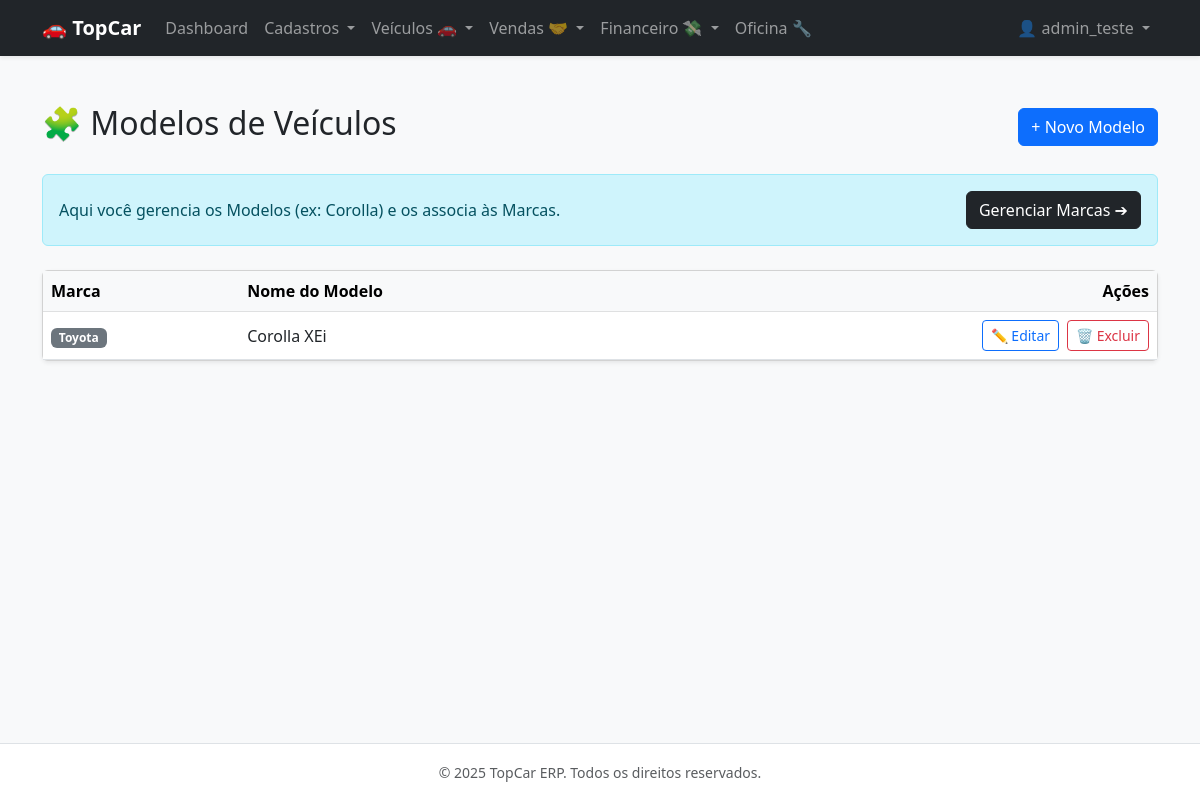
Before: /vehicles/models/ (signed in) with the older database file.
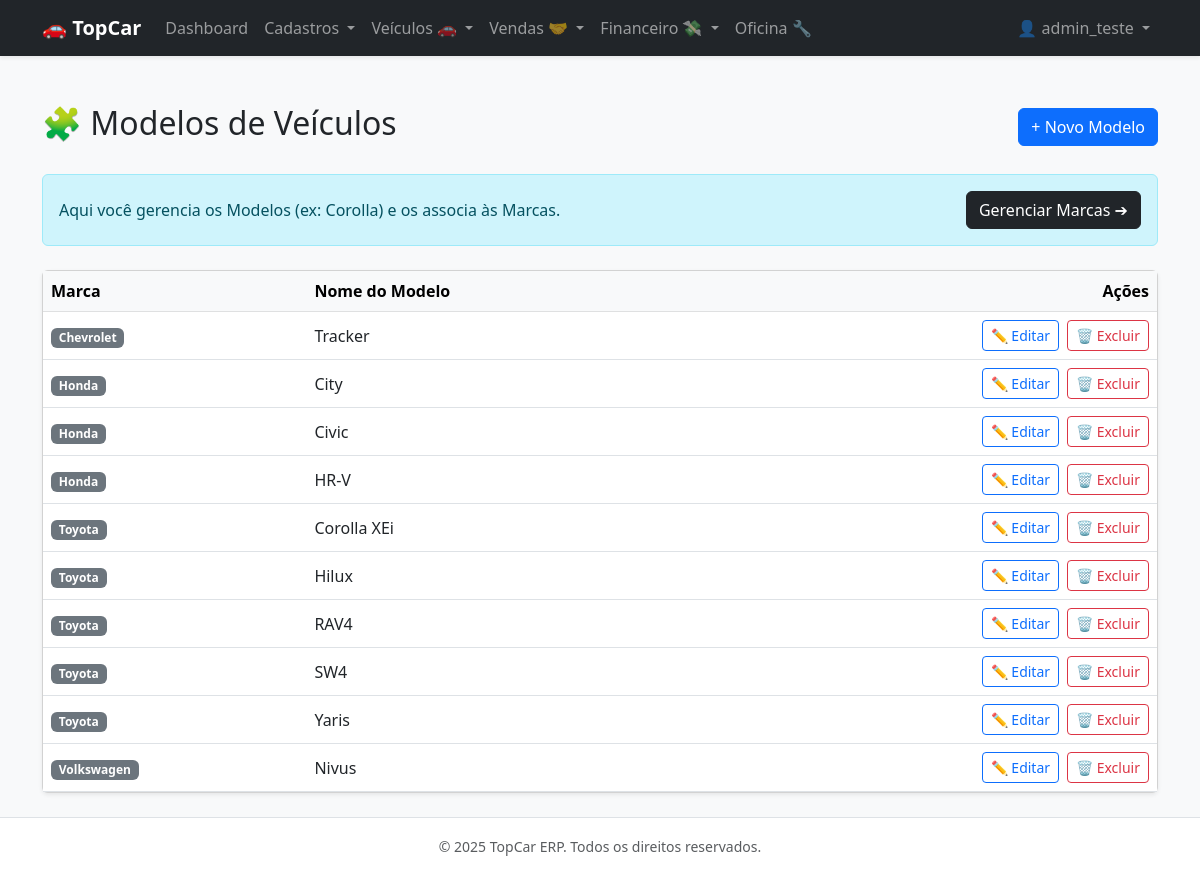
After: the same page with the newer database file.
### apps/vehicles/models.py (models this page shows, shortened)
class Model(TenantAwareModel):
    brand = models.ForeignKey(Brand, on_delete=models.PROTECT, related_name='models', verbose_name="Marca")
    name = models.CharField(max_length=100, verbose_name="Nome do Modelo")
    class Meta:
        verbose_name = "Modelo"
        verbose_name_plural = "Modelos"
        ordering = ['brand__name', 'name']

class Brand(TenantAwareModel):
    name = models.CharField(max_length=100, unique=True, verbose_name="Marca")
    class Meta:
        verbose_name = "Marca"
        verbose_name_plural = "Marcas"
        ordering = ['name']

### apps/vehicles/views.py (the view)
# urls.py: path('models/', views.model_list, name='model_list'),
@login_required
def model_list(request):
    models = Model.objects.select_related('brand').all().order_by('brand__name', 'name')
    return render(request, 'vehicles/model_list.html', {'models': models})

### templates/vehicles/model_list.html (shortened to what this page needs)
{% extends 'base.html' %}
{% block content %}
<div class="d-flex justify-content-between align-items-center mb-4">
    <h2>🧩 Modelos de Veículos</h2>
    <a href="{% url 'model_create' %}" class="btn btn-primary">+ Novo Modelo</a>
</div>
<div class="alert alert-info d-flex justify-content-between align-items-center">
    <span>Aqui você gerencia os Modelos (ex: Corolla) e os associa às Marcas.</span>
    <a href="{% url 'brand_list' %}" class="btn btn-dark">Gerenciar Marcas ➔</a>
</div>
<div class="card shadow-sm mt-4">
    <div class="table-responsive">
        <table class="table table-hover align-middle mb-0">
            <thead class="table-light">
                <tr>
                    <th>Marca</th>
                    <th>Nome do Modelo</th>
                    <th class="text-end">Ações</th>
                </tr>
            </thead>
            <tbody>
                {% for model in models %}
                <tr>
                    <td>
                        <span class="badge bg-secondary">{{ model.brand.name }}</span>
                    </td>
                    <td>{{ model.name }}</td>
                    <td class="text-end">
                        <div class="d-flex gap-2 justify-content-end">
                            <a href="{% url 'model_update' model.id %}" class="btn btn-sm btn-outline-primary">
                                ✏️ Editar
                            </a>
                            <form action="{% url 'model_delete' model.id %}" method="post" class="d-inline" autocomplete="off"
                                  onsubmit="return confirm('Tem certeza que deseja EXCLUIR o modelo {{ model.name }}?');">
                                <button type="submit" class="btn btn-sm btn-outline-danger">
                                    🗑️ Excluir
                                </button>
                            </form>
                        </div>
                    </td>
                </tr>
                {% empty %}
                <tr>
                    <td colspan="3" class="text-center py-4 text-muted">Nenhum modelo cadastrado.</td>
                </tr>
                {% endfor %}
            </tbody>
        </table>
    </div>
</div>
{% endblock %}

Changed rows visible on the page:
added Model: brand.name "Chevrolet", name "Tracker"
added Model: brand.name "Honda", name "City"
added Model: brand.name "Honda", name "Civic"
added Model: brand.name "Honda", name "HR-V"
added Model: brand.name "Toyota", name "Hilux"
added Model: brand.name "Toyota", name "RAV4"
added Model: brand.name "Toyota", name "SW4"
added Model: brand.name "Toyota", name "Yaris"
added Model: brand.name "Volkswagen", name "Nivus"
